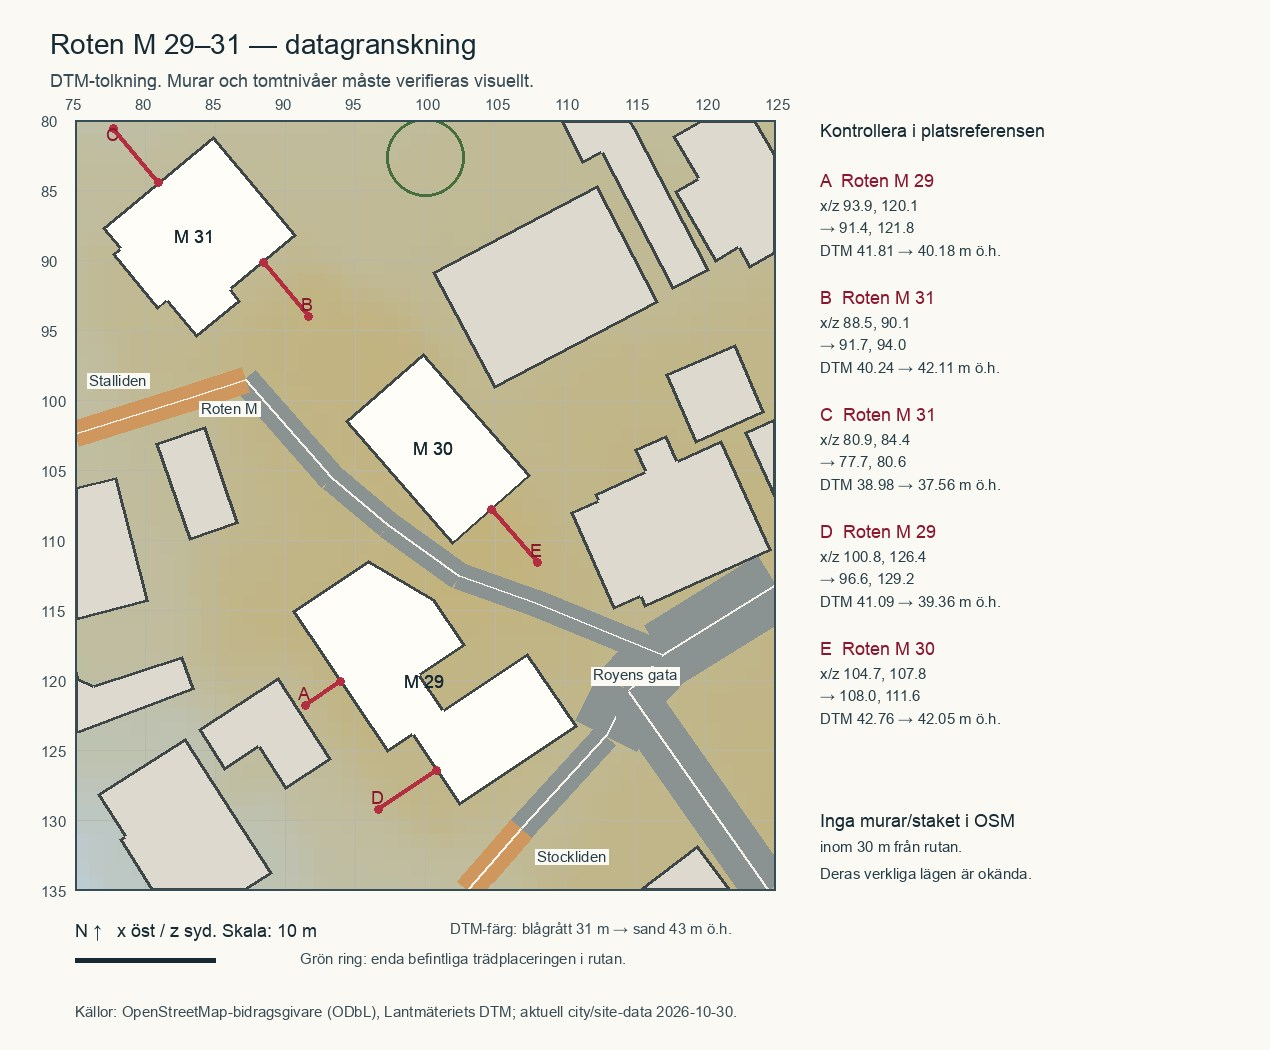

Generate this figure with Python:
"""Read-only Roten M data review; writes only sibling data-review.* artifacts."""
from pathlib import Path
import json, math, sys
import numpy as np
from shapely.geometry import Polygon, LineString, Point, box
from shapely.ops import nearest_points
from PIL import Image, ImageDraw, ImageFont

ROOT = Path(__file__).resolve().parents[4]
sys.path.insert(0, str(ROOT / 'v2/kvarnbyn/pipeline'))
from common import raw_height, local, lonlat

OUT = Path(__file__).resolve().parent
city = json.loads((ROOT / 'v2/kvarnbyn/data/city.json').read_text())
site = json.loads((ROOT / 'v2/kvarnbyn/data/site.json').read_text())
osm = json.loads((ROOT / 'tools/osm_raw.json').read_text())
nodes = {n['id']: n for n in osm['elements'] if n['type'] == 'node'}
ways = {w['id']: w for w in osm['elements'] if w['type'] == 'way'}
zone = box(75, 80, 125, 135)
IDS = ['w92332120', 'w92331973', 'w92332141']
buildings = [next(b for b in city['buildings'] if b['id'] == wid) for wid in IDS]
terrain = site['terrain']; H = np.asarray(terrain['heights']).reshape(terrain['nz'], terrain['nx'])
triangles = []
for kind in ('asphalt', 'paving', 'walkway', 'trail', 'soil'):
    for bucket in site['meshes'].get(kind, {}).values():
        for tri in bucket:
            a = np.asarray(tri)
            if max(a[:, 0]) < 70 or min(a[:, 0]) > 130 or max(a[:, 2]) < 75 or min(a[:, 2]) > 140: continue
            triangles.append((kind, a))


def sample(x, z):
    raw = float(raw_height([x], [z])[0])
    fx, fz = (x-terrain['x0'])/terrain['step'], (z-terrain['z0'])/terrain['step']
    i, k = int(fx), int(fz); u, v = fx-i, fz-k
    current = (H[k,i]*(1-u)+H[k,i+1]*u)*(1-v)+(H[k+1,i]*(1-u)+H[k+1,i+1]*u)*v + 18
    floor = []
    for kind, a in triangles:
        if not a[:,0].min()-1e-6 <= x <= a[:,0].max()+1e-6 or not a[:,2].min()-1e-6 <= z <= a[:,2].max()+1e-6: continue
        m = np.vstack([a[:,0], a[:,2], np.ones(3)])
        if abs(np.linalg.det(m)) < 1e-8: continue
        uv = np.linalg.solve(m, [x,z,1])
        if min(uv) >= -1e-7: floor.append(dict(kind=kind, height_raw_m=round(float(uv@a[:,1])+18,3)))
    lon, lat = lonlat(x,z)
    return dict(x=round(float(x),3), z=round(float(z),3), lat=round(float(lat),7), lon=round(float(lon),7),
                raw_dem_m=round(raw,3), local_raw_y_m=round(raw-18,3),
                site_terrain_bilinear_raw_m=round(float(current),3), built_surface_data=floor,
                inside_buildings=[b['id'] for b in city['buildings'] if Polygon(b['footprint_xz']).contains(Point(x,z))])


selected_roads = [r for r in city['roads'] if LineString(r['line_xz']).intersects(zone.buffer(6))]
roads = []
for r in selected_roads:
    ln = LineString(r['line_xz']); clip = ln.intersection(zone.buffer(6))
    pieces = [clip] if clip.geom_type == 'LineString' else [q for q in getattr(clip, 'geoms', []) if q.geom_type == 'LineString']
    samples = []
    for q in pieces:
        for d in np.linspace(0,q.length,max(2,int(math.ceil(q.length/2))+1)):
            p = q.interpolate(d); samples.append(sample(p.x,p.y))
    roads.append(dict(id=r['id'], name=r['name'], kind=r['kind'], width_m=r['width_m'],
                      width_source='osm' if ways[r['osm_way_id']].get('tags',{}).get('width') else 'current assumed road-class rule, not measured',
                      osm_tags=ways[r['osm_way_id']].get('tags',{}),
                      clipped_line_xz=[list(q.coords) for q in pieces], samples=samples))

building_reviews = []
for b in buildings:
    poly = Polygon(b['footprint_xz']); q = np.asarray(b['footprint_xz']); edge_reviews=[]
    for j, (a,c) in enumerate(zip(q,np.roll(q,-1,axis=0))):
        length = np.linalg.norm(c-a)
        if length < 3: continue
        mid=(a+c)/2; n=np.array([-(c-a)[1],(c-a)[0]])/length
        if poly.contains(Point(*(mid+n*.5))): n=-n
        points=[sample(*(mid+n*d)) for d in (0,1,2,3,4,5)]
        edge_reviews.append(dict(edge_index=j, a_xz=a.tolist(), b_xz=c.tolist(), length_m=round(float(length),3),
                                 outward_xz=n.tolist(), samples=points,
                                 dem_change_outward_5m=round(points[-1]['raw_dem_m']-points[0]['raw_dem_m'],3)))
    near=[]
    for r in sorted(city['roads'],key=lambda r:LineString(r['line_xz']).distance(poly))[:4]:
        pr, pb = nearest_points(LineString(r['line_xz']),poly)
        near.append(dict(id=r['id'],name=r['name'],kind=r['kind'],distance_to_centreline_m=round(pr.distance(pb),3),
                         road_point=sample(pr.x,pr.y),house_point=sample(pb.x,pb.y)))
    corner=[sample(*p) for p in b['footprint_xz']]
    building_reviews.append(dict(id=b['id'], address=b.get('address'), centroid_xz=b['centroid_xz'], footprint_xz=b['footprint_xz'],
                                 build_footprint_xz=b.get('build_footprint_xz'), source=b['source'], osm_tags=ways[b['osm_way_id']].get('tags',{}),
                                 build_rect=b['build_rect'], osm_area_m2=round(poly.area,3),
                                 build_area_m2=round(Polygon(b['build_footprint_xz']).area,3),
                                 build_outside_osm_area_m2=round(Polygon(b['build_footprint_xz']).difference(poly).area,3),
                                 current_base_raw_m=b['base_height_raw_m'], current_base_y_m=b['base_y_m'],
                                 dem_corner_min_m=min(s['raw_dem_m'] for s in corner),dem_corner_max_m=max(s['raw_dem_m'] for s in corner),
                                 corner_samples=corner, edges=edge_reviews, nearest_roads=near))

raw_barriers=[]
for e in osm['elements']:
    t=e.get('tags',{})
    if not ('barrier' in t or t.get('man_made') in ('retaining_wall','wall')): continue
    if e['type']=='node': geom=Point(local(e['lon'],e['lat'])); coords=[[geom.x,geom.y]]
    elif e['type']=='way':
        coords=[local(nodes[n]['lon'],nodes[n]['lat']) for n in e['nodes'] if n in nodes]
        if len(coords)<2: continue
        geom=LineString(coords)
    else: continue
    raw_barriers.append(dict(id=str(e['type'])[0]+str(e['id']), tags=t,line_xz=coords,distance_to_zone_m=round(geom.distance(zone),2)))
near_barriers=[r for r in raw_barriers if r['distance_to_zone_m']<=30]

def edge_for(wid,index):
    return next(e for b in building_reviews if b['id']==wid for e in b['edges'] if e['edge_index']==index)

review_targets=[]
for letter,wid,idx,why in [
    ('A','w92332120',8,'M29 väst/sydväst: leta efter plan gård, murkrön och murfot ned mot lägre tomt.'),
    ('B','w92332141',1,'M31 öst/sydöst: nivåskillnad upp mot Roten M-stigen; skilj trappa, mur och slänt.'),
    ('C','w92332141',9,'M31 nordväst: kontrollera var berget/slänten bryter, och om tomten har en skarp murkant.'),
    ('D','w92332120',6,'M29 södra urtag: kontrollera tomtnivån mot Stockliden och eventuell kort stödmur.'),
    ('E','w92331973',1,'M30 sydöst: hur entrégård/plantering möter Roten M-stigen och M29:s högre sida.'),
]:
    e=edge_for(wid,idx)
    usable=[]
    for p in e['samples']:
        if any(other!=wid for other in p['inside_buildings']): break
        usable.append(p)
    end=usable[-1]
    review_targets.append(dict(label=letter,building_id=wid,edge_index=idx,question=why,
                               start=e['samples'][0],end=end,
                               dem_delta_m=round(end['raw_dem_m']-e['samples'][0]['raw_dem_m'],3),
                               usable_distance_m=len(usable)-1,
                               warning='Profile stops before a neighbouring building. Longer DEM samples are not valid open-ground references.' if len(usable)<len(e['samples']) else None,
                               samples=e['samples']))

xs=np.arange(75,126,dtype=float);zs=np.arange(80,136,dtype=float);X,Z=np.meshgrid(xs,zs);DEM=raw_height(X,Z)
review=dict(meta=dict(date='2026-10-30',source_commit='321954c',bounds_xz=[75,80,125,135],origin=city['meta']['origin'],
                     coordinate_note='x east, z south, local Y = metres above sea level minus 18.',
                     epistemic_status='DATA INTERPRETATION ONLY. No visual observations; no wall, terrace or garden boundary confirmed.',
                     height_note='Raw LiDAR ground DEM is bilinearly sampled from the existing ~1 m raster. Current terrain values are bilinear samples of site.json 2 m grid, not an actual-mesh/BVH probe. Built surface data are sampled from site mesh triangles; stairs are listed separately.',
                     caveat='Building footprint DEM samples may be interpolated across buildings; they do not measure finished floors, wall tops or wall feet.'),
            buildings=building_reviews,roads=roads,inspection_targets=review_targets,
            barriers=dict(raw_osm_within_30m=near_barriers,city_within_30m=[b for b in city['barriers'] if LineString(b['line_xz']).distance(zone)<=30],
                          nearest_raw_osm=sorted(raw_barriers,key=lambda r:r['distance_to_zone_m'])[:3],note='Absence in OSM is not evidence of absence in the real place.'),
            existing_trees=[t for t in site['trees'] if zone.contains(Point(t[0],t[2]))],
            stairs=[s for s in site['stairs'] if LineString([(p[0],p[2]) for p in s['points']]).intersects(zone.buffer(6))],
            raw_dem_grid=dict(x0=75,z0=80,spacing_m=1,nx=51,nz=56,heights_raw_m=np.round(DEM,2).tolist(),note='Interpretation support; not proposed terrace elevations.'))
(OUT/'data-review.json').write_text(json.dumps(review,ensure_ascii=False,indent=2))

# Lightweight CPU-only top plan; height shading is DEM, not inferred wall geometry.
img=Image.new('RGB',(1270,1050),'#faf9f4');draw=ImageDraw.Draw(img)
font_path='/System/Library/Fonts/Supplemental/Arial.ttf'
font=ImageFont.truetype(font_path,18);small=ImageFont.truetype(font_path,15);title=ImageFont.truetype(font_path,28)
left,top,scale=75,120,14
def xy(x,z):return (round(left+(x-75)*scale),round(top+(z-80)*scale))
def height_color(h):
    u=max(0,min(1,(h-31)/12));return tuple(round(a+(b-a)*u) for a,b in zip((188,205,214),(194,178,124)))
draw.text((50,28),'Roten M 29–31 — datagranskning',font=title,fill='#172a34')
draw.text((50,70),'DTM-tolkning. Murar och tomtnivåer måste verifieras visuellt.',font=font,fill='#394c55')
for k in range(55):
    for i in range(50):
        a=xy(75+i,80+k);b=xy(76+i,81+k);draw.rectangle((*a,*b),fill=height_color(DEM[k,i]))
for v in range(75,126,5):
    draw.line([xy(v,80),xy(v,135)],fill='#b8b7a9',width=1);draw.text((xy(v,80)[0]-10,top-24),str(v),font=small,fill='#394c55')
for v in range(80,136,5):
    draw.line([xy(75,v),xy(125,v)],fill='#b8b7a9',width=1);draw.text((left-34,xy(75,v)[1]-7),str(v),font=small,fill='#394c55')
for r in roads:
    for line in r['clipped_line_xz']:
        clipped=LineString(line).intersection(zone)
        lines=[clipped] if clipped.geom_type=='LineString' else [q for q in getattr(clipped,'geoms',[]) if q.geom_type=='LineString']
        for ln in lines:
            points=[xy(*p) for p in ln.coords]
            draw.line(points,fill='#8a9392' if r['kind']!='steps' else '#cf975e',width=max(3,round(r['width_m']*scale)))
            draw.line(points,fill='#f3f1e9',width=2)
for b in city['buildings']:
    if not Polygon(b['footprint_xz']).intersects(zone):continue
    clipped=Polygon(b['footprint_xz']).intersection(zone)
    polys=[clipped] if clipped.geom_type=='Polygon' else [q for q in getattr(clipped,'geoms',[]) if q.geom_type=='Polygon']
    for poly in polys:
        points=[xy(*p) for p in poly.exterior.coords]
        draw.polygon(points,fill='#fffdf8' if b['id'] in IDS else '#ddd9cf',outline='#3e4648',width=3)
    c=b['centroid_xz'];label=b.get('address','').replace('Roten M ','M ').replace('Royens gata ','R ')
    if b['id'] in IDS:draw.text((xy(*c)[0]-24,xy(*c)[1]-10),label,font=font,fill='#172a34')
for t in review['existing_trees']:
    p=xy(t[0],t[2]);r=round(2.8*scale);draw.ellipse((p[0]-r,p[1]-r,p[0]+r,p[1]+r),outline='#446e3d',width=3)
for b in buildings:
    at=xy(*b['centroid_xz'])
    draw.text((at[0]-24,at[1]-10),b['address'].replace('Roten M ','M '),font=font,fill='#172a34')
for text,x,z in [('Roten M',84,100),('Royens gata',112,119),('Stockliden',108,132),('Stalliden',76,98)]:
    at=xy(x,z);bounds=draw.textbbox(at,text,font=small)
    draw.rectangle((bounds[0]-2,bounds[1]-2,bounds[2]+2,bounds[3]+2),fill='#faf9f4')
    draw.text(at,text,font=small,fill='#273d47')
for target in review_targets:
    a,b=target['start'],target['end'];pa,pb=xy(a['x'],a['z']),xy(b['x'],b['z'])
    draw.line((pa,pb),fill='#b42e42',width=4)
    for pt in (pa,pb):draw.ellipse((pt[0]-4,pt[1]-4,pt[0]+4,pt[1]+4),fill='#b42e42')
    draw.text((pb[0]-7,max(top+4,pb[1]-22)),target['label'],font=font,fill='#8a172d')
# Clip stroke widths as well as centre-lines at the map frame.
for rect in [(0,90,left-1,910),(left+701,90,1269,910),(0,891,1269,1000),(0,90,1269,top-1)]:
    draw.rectangle(rect,fill='#faf9f4')
for v in range(75,126,5):draw.text((xy(v,80)[0]-10,top-24),str(v),font=small,fill='#394c55')
for v in range(80,136,5):draw.text((left-34,xy(75,v)[1]-7),str(v),font=small,fill='#394c55')
draw.rectangle((left,top,left+700,top+770),outline='#374d55',width=2)
draw.text((820,120),'Kontrollera i platsreferensen',font=font,fill='#172a34')
for n,t in enumerate(review_targets):
    y=170+n*117
    draw.text((820,y),f"{t['label']}  {next(b['address'] for b in buildings if b['id']==t['building_id'])}",font=font,fill='#8a172d')
    a,b=t['start'],t['end']
    draw.text((820,y+27),f"x/z {a['x']:.1f}, {a['z']:.1f}",font=small,fill='#273d47')
    draw.text((820,y+49),f"→ {b['x']:.1f}, {b['z']:.1f}",font=small,fill='#273d47')
    draw.text((820,y+72),f"DTM {a['raw_dem_m']:.2f} → {b['raw_dem_m']:.2f} m ö.h.",font=small,fill='#273d47')
draw.text((820,810),'Inga murar/staket i OSM',font=font,fill='#172a34')
draw.text((820,838),'inom 30 m från rutan.',font=small,fill='#273d47')
draw.text((820,865),'Deras verkliga lägen är okända.',font=small,fill='#273d47')
draw.text((75,920),'N ↑   x öst / z syd. Skala: 10 m',font=font,fill='#172a34')
draw.line((75,960,215,960),fill='#172a34',width=5)
draw.text((450,920),'DTM-färg: blågrått 31 m → sand 43 m ö.h.',font=small,fill='#394c55')
draw.text((300,950),'Grön ring: enda befintliga trädplaceringen i rutan.',font=small,fill='#394c55')
draw.text((75,1003),'Källor: OpenStreetMap-bidragsgivare (ODbL), Lantmäteriets DTM; aktuell city/site-data 2026-10-30.',font=small,fill='#394c55')
img.save(OUT/'data-review.jpg',quality=89)
print('WROTE',OUT/'data-review.json',OUT/'data-review.jpg')
print('DEM_RANGE',float(DEM.min()),float(DEM.max()))
